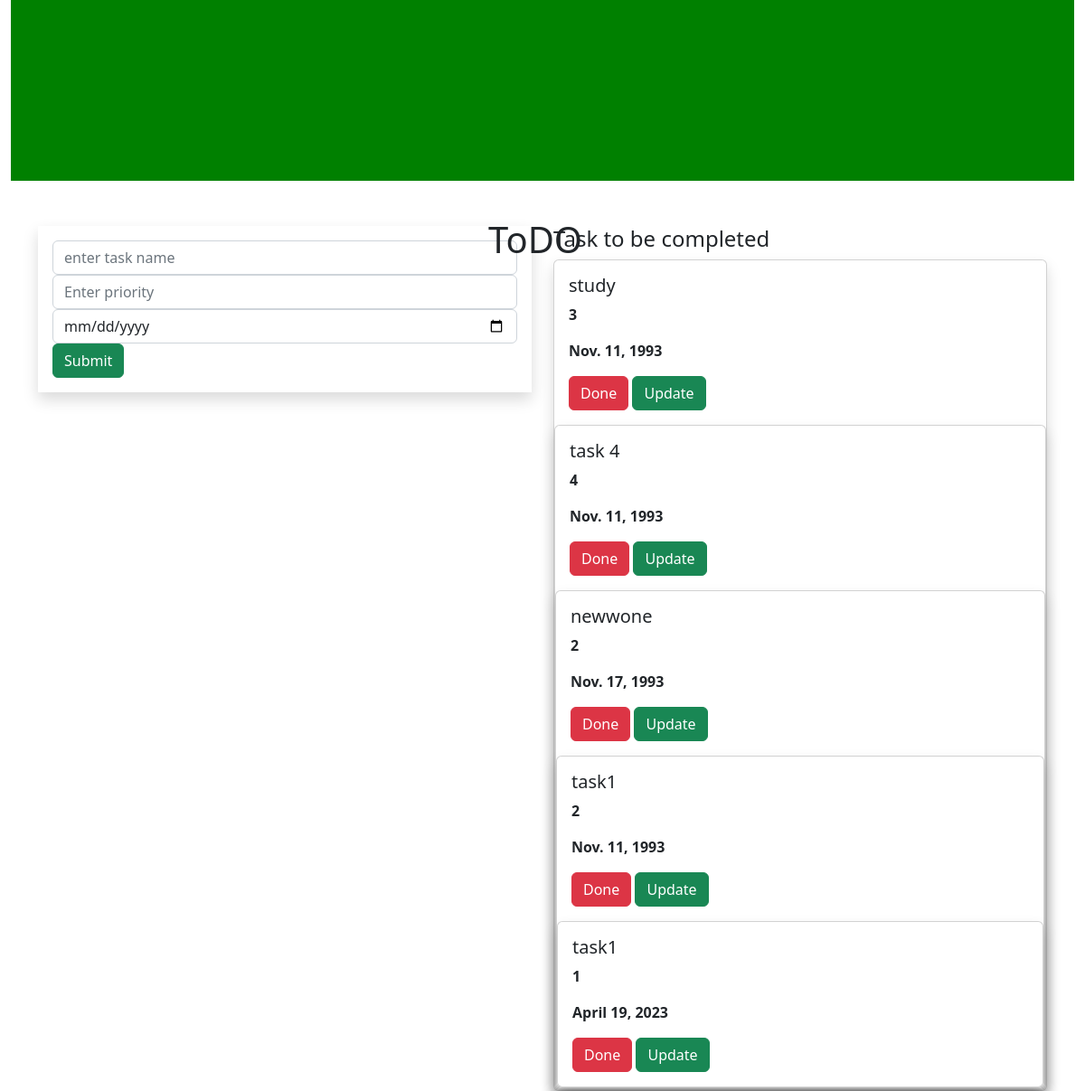
The page / on the database its author committed.
### todoapp/models.py (models this page shows, shortened)
class Task(models.Model):
    name=models.CharField(max_length=250)
    priority=models.IntegerField()
    date=models.DateField()

### todoapp/views.py (the view)
# urls.py: path('',views.add,name="add"),
def add(request):
    task1=Task.objects.all()
    if request.method=='POST':
        name=request.POST.get('task','')
        priority=request.POST.get('priority','')
        date =request.POST.get('date','')
        task=Task(name=name,priority=priority,date=date)
        task.save()
    return render(request,'home.html',{'task1':task1})

### templates/home.html (shortened to what this page needs)
{% extends 'base.html' %}
{% block content %}
<div class="container-fluid">
    <div class="row">
        <div class="col-md-12">
            <div class="banner">
                <div class="banner-text">
                        <h1>ToDO </h1>
                </div>
            </div>
        </div>
    </div>
</div>
<div class="container">
    <div class="row">
        <div class="col-md-6">
            <form method="POST" class="p-3 shadow">
                <div class="form-group">
                       <input type="text" name="task" class="form-control" placeholder="enter task name">
                </div>
                <div class="form-group">
                    <input type="text" name="priority" class="form-control" placeholder="Enter priority">
                </div>
                <div class="form-group">
                    <input type="date" name="date" class="form-control" placeholder="Enter date">
                </div>
                <input type="submit" class="btn btn-success">
           </form>
    </div>
        <div class="col-md-6">
            <h4>Task to be completed</h4>
            {% for i in task1 %}
            <div class="shadow card">
                <div class="card-body">
                    <h5 class="card-title">{{i.name}}</h5>
                    <p><b>{{i.priority}}</b></p>
                     <p><b>{{i.date}}</b></p>
                    <a class="btn btn-danger" href="{% url 'delete' i.id %}">Done</a>
                     <a class="btn btn-success" href="{% url 'update' i.id %}">Update</a>
                </div>
                {% endfor %}
            </div>
        </div>
  </div>
</div>
{% endblock %}

### templates/base.html (shortened to what this page needs)
{% load static %}
<!DOCTYPE html>
<html lang="en">
<head>
<link rel="stylesheet" href="https://cdn.jsdelivr.net/npm/bootstrap@5.2.3/dist/css/bootstrap.min.css">
</head>
<link rel="stylesheet" href="{% static 'style.css' %}">
<body>
{% block content %}
{% endblock %}
</body>
</html>

### static/style.css (style rules this page uses)
.banner { background-color:green; width:100%; height:200px; margin-bottom:50px; }
.banner-text { top:20%; left:45%; position:absolute; transform:transform; }

### rows shown on the page
Task: name "study", priority "3", date "Nov. 11, 1993"
Task: name "task 4", priority "4", date "Nov. 11, 1993"
Task: name "newwone", priority "2", date "Nov. 17, 1993"
Task: name "task1", priority "2", date "Nov. 11, 1993"
Task: name "task1", priority "1", date "April 19, 2023"
